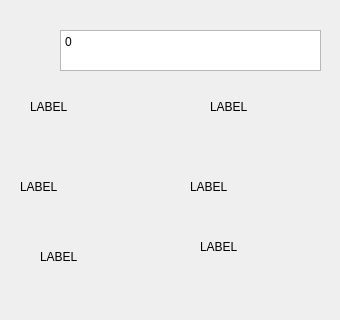
      <widget class="QWidget" name="page_16">
       <widget class="QPlainTextEdit" name="plainTextEdit_17">
        <property name="geometry">
         <rect>
          <x>60</x>
          <y>30</y>
          <width>261</width>
          <height>41</height>
         </rect>
        </property>
        <property name="verticalScrollBarPolicy">
         <enum>Qt::ScrollBarAlwaysOff</enum>
        </property>
        <property name="horizontalScrollBarPolicy">
         <enum>Qt::ScrollBarAlwaysOff</enum>
        </property>
        <property name="plainText">
         <string>0
</string>
        </property>
       </widget>
       <widget class="QLabel" name="label_104">
        <property name="geometry">
         <rect>
          <x>30</x>
          <y>100</y>
          <width>121</width>
          <height>61</height>
         </rect>
        </property>
        <property name="lineWidth">
         <number>0</number>
        </property>
        <property name="text">
         <string>LABEL</string>
        </property>
        <property name="alignment">
         <set>Qt::AlignLeading|Qt::AlignLeft|Qt::AlignTop</set>
        </property>
        <property name="margin">
         <number>2</number>
        </property>
        <property name="indent">
         <number>-1</number>
        </property>
       </widget>
       <widget class="QLabel" name="label_105">
        <property name="geometry">
         <rect>
          <x>210</x>
          <y>100</y>
          <width>121</width>
          <height>61</height>
         </rect>
        </property>
        <property name="lineWidth">
         <number>0</number>
        </property>
        <property name="text">
         <string>LABEL</string>
        </property>
        <property name="alignment">
         <set>Qt::AlignLeading|Qt::AlignLeft|Qt::AlignTop</set>
        </property>
        <property name="margin">
         <number>2</number>
        </property>
        <property name="indent">
         <number>-1</number>
        </property>
       </widget>
       <widget class="QLabel" name="label_106">
        <property name="geometry">
         <rect>
          <x>20</x>
          <y>180</y>
          <width>121</width>
          <height>61</height>
         </rect>
        </property>
        <property name="lineWidth">
         <number>0</number>
        </property>
        <property name="text">
         <string>LABEL</string>
        </property>
        <property name="alignment">
         <set>Qt::AlignLeading|Qt::AlignLeft|Qt::AlignTop</set>
        </property>
        <property name="margin">
         <number>2</number>
        </property>
        <property name="indent">
         <number>-1</number>
        </property>
       </widget>
       <widget class="QLabel" name="label_107">
        <property name="geometry">
         <rect>
          <x>190</x>
          <y>180</y>
          <width>121</width>
          <height>61</height>
         </rect>
        </property>
        <property name="lineWidth">
         <number>0</number>
        </property>
        <property name="text">
         <string>LABEL</string>
        </property>
        <property name="alignment">
         <set>Qt::AlignLeading|Qt::AlignLeft|Qt::AlignTop</set>
        </property>
        <property name="margin">
         <number>2</number>
        </property>
        <property name="indent">
         <number>-1</number>
        </property>
       </widget>
       <widget class="QLabel" name="label_108">
        <property name="geometry">
         <rect>
          <x>40</x>
          <y>250</y>
          <width>121</width>
          <height>61</height>
         </rect>
        </property>
        <property name="lineWidth">
         <number>0</number>
        </property>
        <property name="text">
         <string>LABEL</string>
        </property>
        <property name="alignment">
         <set>Qt::AlignLeading|Qt::AlignLeft|Qt::AlignTop</set>
        </property>
        <property name="margin">
         <number>2</number>
        </property>
        <property name="indent">
         <number>-1</number>
        </property>
       </widget>
       <widget class="QLabel" name="label_109">
        <property name="geometry">
         <rect>
          <x>200</x>
          <y>240</y>
          <width>121</width>
          <height>61</height>
         </rect>
        </property>
        <property name="lineWidth">
         <number>0</number>
        </property>
        <property name="text">
         <string>LABEL</string>
        </property>
        <property name="alignment">
         <set>Qt::AlignLeading|Qt::AlignLeft|Qt::AlignTop</set>
        </property>
        <property name="margin">
         <number>2</number>
        </property>
        <property name="indent">
         <number>-1</number>
        </property>
       </widget>
      </widget>
